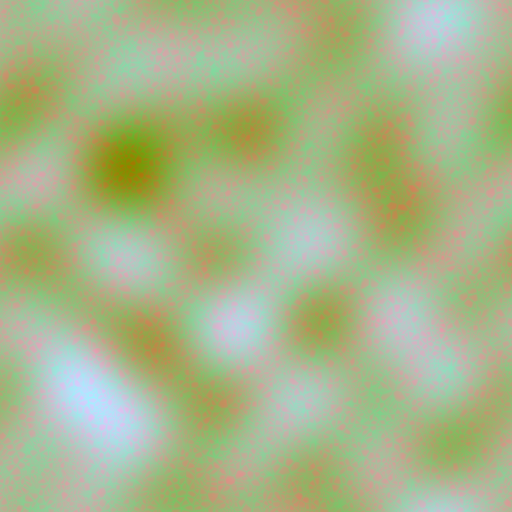
#> input picture FranceTokyo/SourceArt/Grimoire/T_Leather_M.png, 1024 x 1024 px, given in place of T_UI_RedMist.png, which was not available (shown at 1/2 size)
$ python gen_ui3.py
#> lines starting #> are read from the running program, lines starting #| are printed output that depends on the picture
"""STEEZY menu B (CommonUI) - UI art generator.
Outputs to ./out3 :
  T_UI_MenuBackdrop        1920x1080 opaque backdrop (ground + red mist + vignette)
  T_UI_MenuButton_Selected 1056x108  red hexagon + side diamonds (display 528x54)
  T_UI_Diamond             32x32     small diamond (display 8x8 / 10x10)
  Placeholder input icons (to be replaced by Fab assets):
  T_Key_UpDown, T_Key_Enter, T_Key_Escape, T_Pad_DPad, T_Pad_FaceBottom, T_Pad_FaceRight
"""
import os, sys
import numpy as np
from PIL import Image, ImageDraw, ImageFont

HERE = os.path.dirname(os.path.abspath(__file__))
OUT = os.path.join(HERE, 'out3')
os.makedirs(OUT, exist_ok=True)
MIST = sys.argv[1] if len(sys.argv) > 1 else os.path.join(HERE, 'out2', 'T_UI_RedMist.png')
FONT_MENU = sys.argv[2] if len(sys.argv) > 2 else os.path.join(HERE, '..', 'Fonts', 'KH', 'KHMenu.otf')
FONT_SANS = '/usr/share/fonts/truetype/dejavu/DejaVuSans-Bold.ttf'

ACCENT = (200, 16, 46)
GROUND = (11, 7, 8)
INK = (243, 233, 234)


def backdrop():
    W, H = 1920, 1080
    base = Image.new('RGBA', (W, H), GROUND + (255,))
    mist = Image.open(MIST).convert('RGBA').resize((W, H))

    def faded(img, k):
#> called with k = 0.9
        a = np.asarray(img).astype(np.float32)
        a[..., 3] *= k
        return Image.fromarray(a.astype(np.uint8), 'RGBA')

    base.alpha_composite(faded(mist, 0.9))
    base.alpha_composite(faded(mist.transpose(Image.ROTATE_180), 0.54))
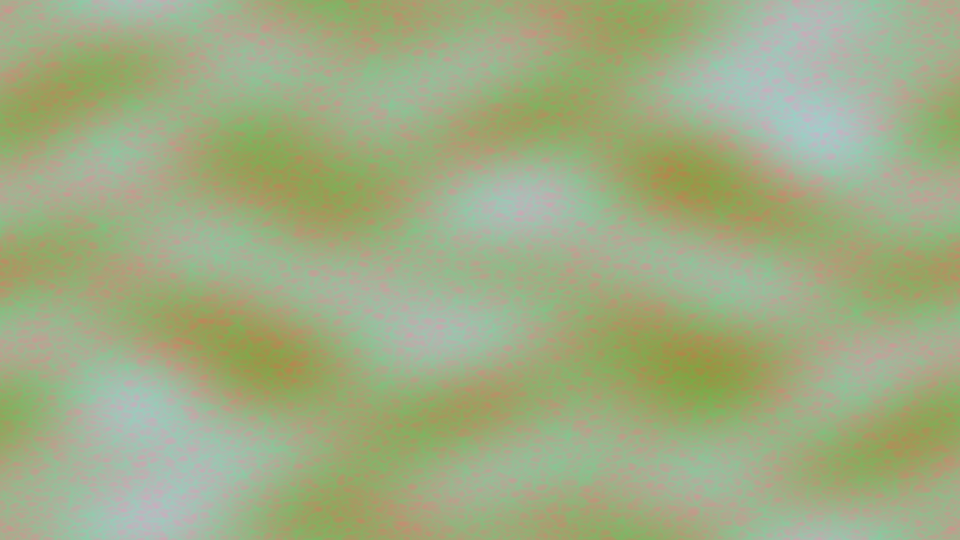
#> base: PIL image 1920x1080 RGBA (shown at 1/2 size); mean R, G, B, A 160.2, 173.1, 131.4, 255
    # vignette : radial-gradient(ellipse 60% 70% at 50% 48%, transparent 40%, rgba(0,0,0,.7) 100%)
    yy, xx = np.mgrid[0:H, 0:W].astype(np.float32)
    d = np.sqrt(((xx - 0.5 * W) / (0.6 * W)) ** 2 + ((yy - 0.48 * H) / (0.7 * H)) ** 2)
    k = np.clip((d - 0.4) / 0.6, 0, 1) * 0.7
    rgb = np.asarray(base).astype(np.float32)[..., :3] * (1 - k[..., None])
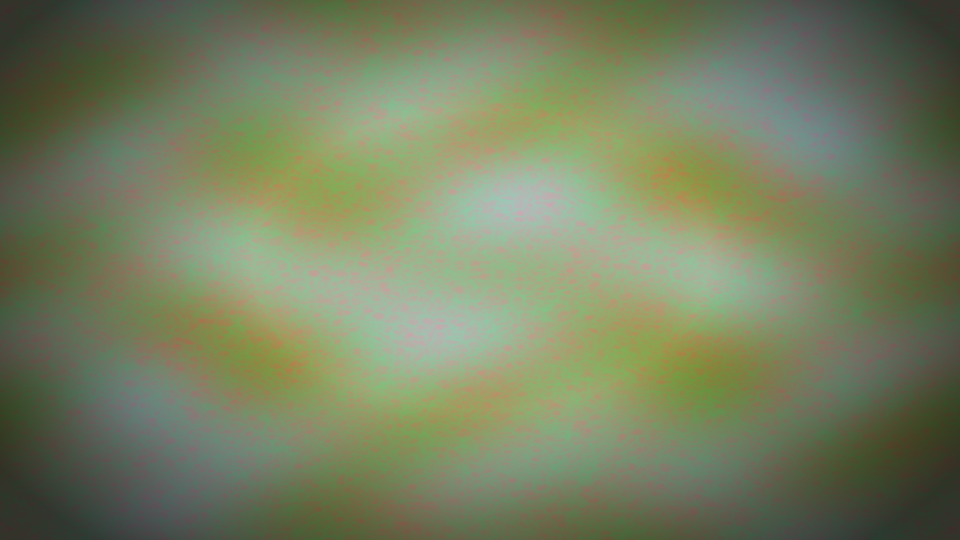
#> rgb: shape (1080, 1920, 3) float32 (shown at 1/2 size); mean R, G, B 118.5, 128.1, 96.3
    Image.fromarray(rgb.astype(np.uint8), 'RGB').save(os.path.join(OUT, 'T_UI_MenuBackdrop.png'))


def hexa(d, x0, y0, x1, y1, cut, fill):
    my = (y0 + y1) / 2
    d.polygon([(x0, my), (x0 + cut, y0), (x1 - cut, y0), (x1, my), (x1 - cut, y1), (x0 + cut, y1)], fill=fill)


def diamond(d, cx, cy, r, fill):
    d.polygon([(cx, cy - r), (cx + r, cy), (cx, cy + r), (cx - r, cy)], fill=fill)


def button_selected():
    S = 8  # supersample, final = 2x
    W, H = 528, 54
    im = Image.new('RGBA', (W * S, H * S), (0, 0, 0, 0))
#> im: PIL image 4224x432 RGBA; every value is 0
    d = ImageDraw.Draw(im)
    x0, x1 = 44 * S, 484 * S
    hexa(d, x0, 0, x1, H * S, 28 * S, ACCENT + (255,))
    dark = tuple(int(c * 0.72) for c in ACCENT) + (255,)
    hexa(d, x0 + 3 * S, 3 * S, x1 - 3 * S, (H - 3) * S, 27 * S, dark)
    hexa(d, x0 + 6 * S, 6 * S, x1 - 6 * S, (H - 6) * S, 25 * S, ACCENT + (255,))
    r = 7.07 * S
    diamond(d, 15 * S, H * S / 2, r, ACCENT + (255,))
    diamond(d, 513 * S, H * S / 2, r, ACCENT + (255,))
    im.resize((W * 2, H * 2), Image.LANCZOS).save(os.path.join(OUT, 'T_UI_MenuButton_Selected.png'))
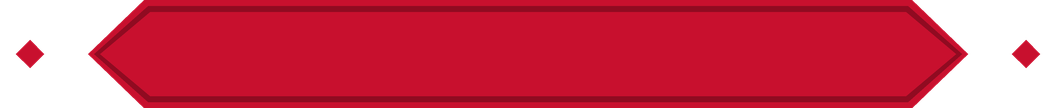
#> saved as T_UI_MenuButton_Selected.png: PIL image 1056x108 RGBA; mean R, G, B, A 153.8, 12.2, 35.4, 200.9; transparent parts drawn white


def small_diamond():
    S = 8
    im = Image.new('RGBA', (32 * S, 32 * S), (0, 0, 0, 0))
#> im: PIL image 256x256 RGBA; every value is 0
    diamond(ImageDraw.Draw(im), 16 * S, 16 * S, 15 * S, (255, 255, 255, 255))
    im.resize((32, 32), Image.LANCZOS).save(os.path.join(OUT, 'T_UI_Diamond.png'))


def keycap(name, w, h, draw_fn):
    """Outlined rounded keycap, display size w x h, exported at 4x."""
#> called with name = 'T_Key_UpDown', w = 52, h = 28
    S, K = 4, 4
    im = Image.new('RGBA', (w * S * K, h * S * K), (0, 0, 0, 0))
#> im: PIL image 832x448 RGBA; every value is 0
    d = ImageDraw.Draw(im)
    u = S * K
    d.rounded_rectangle([u * 0.75, u * 0.75, w * u - u * 0.75, h * u - u * 0.75], radius=4 * u,
                        outline=INK + (150,), width=int(1.25 * u), fill=(243, 233, 234, 18))
    draw_fn(d, w * u, h * u, u)
    im.resize((w * S, h * S), Image.LANCZOS).save(os.path.join(OUT, name + '.png'))
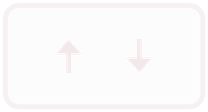
#> saved as T_Key_UpDown.png: PIL image 208x112 RGBA; mean R, G, B, A 230.4, 218.2, 229.2, 38.9; transparent parts drawn white
#> call 2 of keycap, with name = 'T_Key_Enter', w = 76, h = 28
#> in keycap (call 2), `im = Image.new('RGBA', (w * S * K, h * S * K), (0, 0, 0, 0))`: im: PIL image 1216x448 RGBA; every value is 0


def text_center(d, W, H, u, txt, font_path, px):
#> in keycap (call 2), `im.resize((w * S, h * S), Image.LANCZOS).save(os.path.join(OUT, name +..`:
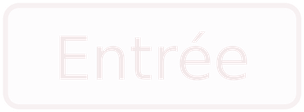
#> saved as T_Key_Enter.png: PIL image 304x112 RGBA; mean R, G, B, A 231.4, 219, 230.3, 49.4; transparent parts drawn white
#> call 3 of keycap, with name = 'T_Key_Escape', w = 70, h = 28
#> in keycap (call 3), `im = Image.new('RGBA', (w * S * K, h * S * K), (0, 0, 0, 0))`: im: PIL image 1120x448 RGBA; every value is 0
#> in keycap (call 3), `im.resize((w * S, h * S), Image.LANCZOS).save(os.path.join(OUT, name +..`:
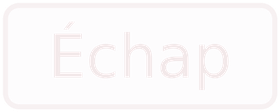
#> saved as T_Key_Escape.png: PIL image 280x112 RGBA; mean R, G, B, A 231.7, 219.2, 230.5, 50.3; transparent parts drawn white
    f = ImageFont.truetype(font_path, int(px * u))
    b = d.textbbox((0, 0), txt, font=f)
    d.text(((W - (b[2] - b[0])) / 2 - b[0], (H - (b[3] - b[1])) / 2 - b[1]), txt, font=f, fill=INK + (255,))


def arrow(d, cx, cy, u, up):
    s = 4.2 * u
    stem = 1.1 * u
    sign = -1 if up else 1
    d.polygon([(cx, cy + sign * s), (cx - s * 0.8, cy + sign * s * 0.1), (cx + s * 0.8, cy + sign * s * 0.1)], fill=INK + (255,))
    d.rectangle([cx - stem / 2, min(cy - sign * s, cy + sign * s * 0.1), cx + stem / 2, max(cy - sign * s, cy + sign * s * 0.1)], fill=INK + (255,))


def round_button(name, letter):
#> called with name = 'T_Pad_FaceBottom', letter = 'A'
    S, K, w = 4, 4, 28
    u = S * K
    im = Image.new('RGBA', (w * u, w * u), (0, 0, 0, 0))
#> im: PIL image 448x448 RGBA; every value is 0
    d = ImageDraw.Draw(im)
    d.ellipse([u * 0.75, u * 0.75, w * u - u * 0.75, w * u - u * 0.75], outline=INK + (150,), width=int(1.25 * u), fill=(243, 233, 234, 18))
    text_center(d, w * u, w * u, u, letter, FONT_SANS, 14)
    im.resize((w * S, w * S), Image.LANCZOS).save(os.path.join(OUT, name + '.png'))


def dpad():
    S, K, w = 4, 4, 28
    u = S * K
    im = Image.new('RGBA', (w * u, w * u), (0, 0, 0, 0))
    d = ImageDraw.Draw(im)
    c = w * u / 2
    a, b = 4.2 * u, 12.5 * u
    col = INK + (255,)
    d.rounded_rectangle([c - a, c - b, c + a, c + b], radius=1.5 * u, outline=INK + (150,), width=int(1.25 * u), fill=(243, 233, 234, 18))
    d.rounded_rectangle([c - b, c - a, c + b, c + a], radius=1.5 * u, outline=INK + (150,), width=int(1.25 * u), fill=(243, 233, 234, 18))
    d.rectangle([c - a + 1.25 * u, c - a + 1.25 * u, c + a - 1.25 * u, c + a - 1.25 * u], fill=(30, 24, 26, 255))
    t = 2.6 * u
    d.polygon([(c, c - b + 2.2 * u), (c - t, c - b + 2.2 * u + t * 1.2), (c + t, c - b + 2.2 * u + t * 1.2)], fill=col)
    d.polygon([(c, c + b - 2.2 * u), (c - t, c + b - 2.2 * u - t * 1.2), (c + t, c + b - 2.2 * u - t * 1.2)], fill=col)
    im.resize((w * S, w * S), Image.LANCZOS).save(os.path.join(OUT, 'T_Pad_DPad.png'))
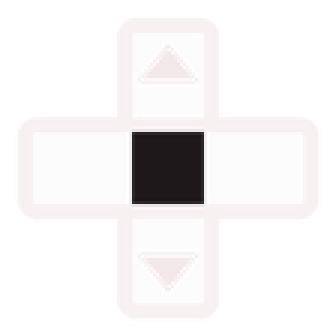
#> saved as T_Pad_DPad.png: PIL image 112x112 RGBA (shown 3 times larger); mean R, G, B, A 108.5, 103.3, 106.5, 45.9; transparent parts drawn white


if __name__ == '__main__':
    backdrop()
    button_selected()
    small_diamond()
    keycap('T_Key_UpDown', 52, 28, lambda d, W, H, u: (arrow(d, W * 0.33, H / 2, u, True), arrow(d, W * 0.67, H / 2, u, False)))
    keycap('T_Key_Enter', 76, 28, lambda d, W, H, u: text_center(d, W, H, u, 'Entrée', FONT_MENU, 15))
    keycap('T_Key_Escape', 70, 28, lambda d, W, H, u: text_center(d, W, H, u, 'Échap', FONT_MENU, 15))
    round_button('T_Pad_FaceBottom', 'A')
    round_button('T_Pad_FaceRight', 'B')
    dpad()
    print('ok', sorted(os.listdir(OUT)))
